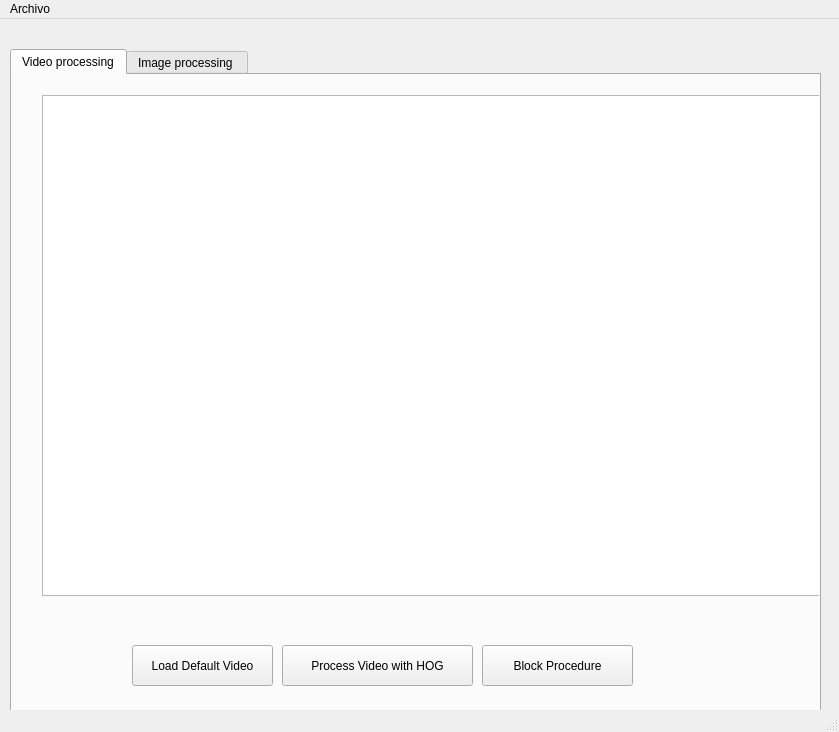
<?xml version="1.0" encoding="UTF-8"?>
<ui version="4.0">
 <class>MainWindow</class>
 <widget class="QMainWindow" name="MainWindow">
  <property name="geometry">
   <rect>
    <x>0</x>
    <y>0</y>
    <width>839</width>
    <height>732</height>
   </rect>
  </property>
  <property name="windowTitle">
   <string>MainWindow</string>
  </property>
  <widget class="QWidget" name="centralwidget">
   <widget class="QTabWidget" name="tabVideo">
    <property name="geometry">
     <rect>
      <x>10</x>
      <y>30</y>
      <width>811</width>
      <height>681</height>
     </rect>
    </property>
    <property name="currentIndex">
     <number>0</number>
    </property>
    <widget class="QWidget" name="tab_2">
     <attribute name="title">
      <string>Video processing</string>
     </attribute>
     <widget class="QPushButton" name="btnDefaultVideo">
      <property name="geometry">
       <rect>
        <x>120</x>
        <y>570</y>
        <width>141</width>
        <height>41</height>
       </rect>
      </property>
      <property name="text">
       <string>Load Default Video</string>
      </property>
     </widget>
     <widget class="QGraphicsView" name="videoDisplay">
      <property name="geometry">
       <rect>
        <x>30</x>
        <y>20</y>
        <width>781</width>
        <height>501</height>
       </rect>
      </property>
      <property name="cursor" stdset="0">
       <cursorShape>CrossCursor</cursorShape>
      </property>
      <property name="mouseTracking">
       <bool>true</bool>
      </property>
     </widget>
     <widget class="QPushButton" name="btnHog">
      <property name="geometry">
       <rect>
        <x>270</x>
        <y>570</y>
        <width>191</width>
        <height>41</height>
       </rect>
      </property>
      <property name="text">
       <string>Process Video with HOG</string>
      </property>
     </widget>
     <widget class="QPushButton" name="btn_blockProcedure">
      <property name="geometry">
       <rect>
        <x>470</x>
        <y>570</y>
        <width>151</width>
        <height>41</height>
       </rect>
      </property>
      <property name="text">
       <string>Block Procedure</string>
      </property>
     </widget>
    </widget>
    <widget class="QWidget" name="tab">
     <attribute name="title">
      <string>Image processing </string>
     </attribute>
     <widget class="QGraphicsView" name="imgDisplay">
      <property name="geometry">
       <rect>
        <x>10</x>
        <y>10</y>
        <width>781</width>
        <height>501</height>
       </rect>
      </property>
      <property name="cursor" stdset="0">
       <cursorShape>CrossCursor</cursorShape>
      </property>
      <property name="mouseTracking">
       <bool>true</bool>
      </property>
     </widget>
     <widget class="QPushButton" name="pushButton">
      <property name="geometry">
       <rect>
        <x>10</x>
        <y>600</y>
        <width>141</width>
        <height>41</height>
       </rect>
      </property>
      <property name="text">
       <string>Apply Bilateral Filter</string>
      </property>
     </widget>
     <widget class="QPushButton" name="btn_def_img">
      <property name="geometry">
       <rect>
        <x>170</x>
        <y>600</y>
        <width>141</width>
        <height>41</height>
       </rect>
      </property>
      <property name="text">
       <string>Load Default Image</string>
      </property>
     </widget>
    </widget>
   </widget>
  </widget>
  <widget class="QMenuBar" name="menubar">
   <property name="geometry">
    <rect>
     <x>0</x>
     <y>0</y>
     <width>839</width>
     <height>25</height>
    </rect>
   </property>
   <widget class="QMenu" name="menuArchivo">
    <property name="title">
     <string>Archivo</string>
    </property>
    <addaction name="actionOtro_Abrir"/>
   </widget>
   <addaction name="menuArchivo"/>
  </widget>
  <widget class="QStatusBar" name="statusbar"/>
  <action name="actionAbrir_Imagen">
   <property name="text">
    <string>Abrir Imagen</string>
   </property>
  </action>
  <action name="actionOtro_Abrir">
   <property name="text">
    <string>Abrir Imagen</string>
   </property>
  </action>
 </widget>
 <resources/>
 <connections/>
</ui>
